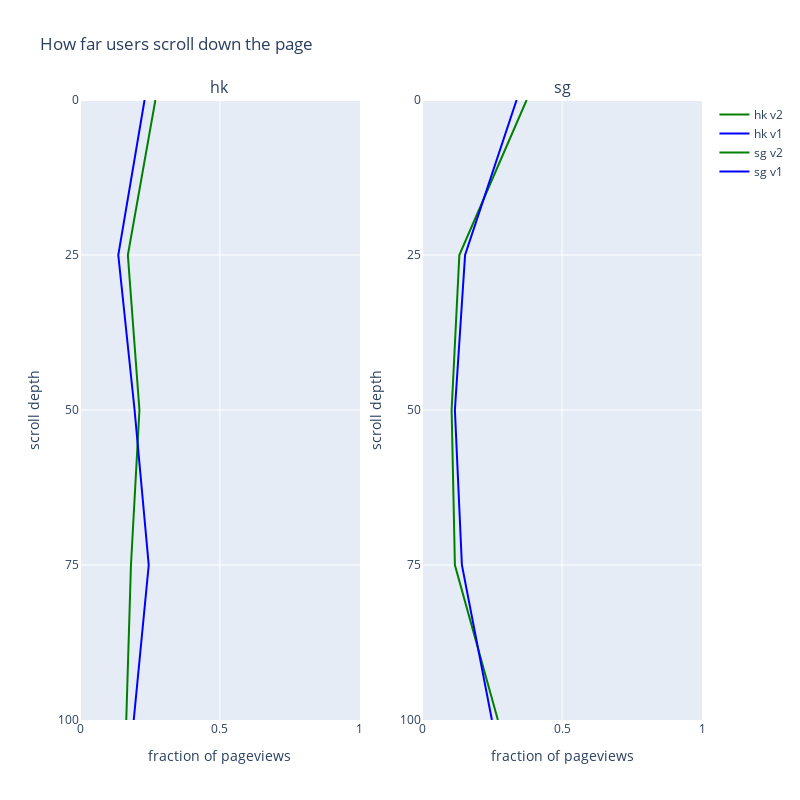

Notebook code cell kept with this figure:
### Code cell
countries = scroll_by_depth.country_code.unique()
num_countries = len(countries)
fig = py.subplots.make_subplots(rows=1, cols=num_countries, subplot_titles=countries) # plot vertically side by side
for i, country_code in enumerate(countries):
    for is_test, name, color in[(True, "v2", "green"), (False, "v1", "blue")]:
        #plot depth vertically from 0 at the top of the page.
        line_label =  " ".join([country_code, name])
        depths = scroll_by_depth[(scroll_by_depth.country_code == country_code) & (scroll_by_depth.is_test == is_test)]["max_article_read_depth"]  ## 	country_code	is_test	max_article_read_depth
        fraction_at_depths = scroll_by_depth[(scroll_by_depth.country_code == country_code) & (scroll_by_depth.is_test == is_test)]["fraction_pageviews"]
        fig.add_trace(go.Scatter(x=fraction_at_depths, y=depths, mode='lines', name=line_label, line_color=color), row=1, col=i+1)
        
    fig.update_yaxes(range = [100,0], row=1, col=i+1, tick0=0, dtick=25, title_text="scroll depth")
    fig.update_xaxes(range = [0, 1], row=1, col=i+1, title_text = "fraction of pageviews")
        
fig.update_layout(height=800, width=400* num_countries, title="How far users scroll down the page")

fig.show()

### Figure 1 — Plotly figure (JSON) as saved in the notebook; plotly's stock layout.template omitted (floating-point values rounded to 4 significant figures)
{"data": [{"line": {"color": "green"}, "mode": "lines", "name": "hk v2", "type": "scatter", "x": [0.2694, 0.171, 0.2124, 0.1821, 0.1653], "xaxis": "x", "y": [0, 25, 50, 75, 100], "yaxis": "y"}, {"line": {"color": "blue"}, "mode": "lines", "name": "hk v1", "type": "scatter", "x": [0.2307, 0.1368, 0.1951, 0.2455, 0.192], "xaxis": "x", "y": [0, 25, 50, 75, 100], "yaxis": "y"}, {"line": {"color": "green"}, "mode": "lines", "name": "sg v2", "type": "scatter", "x": [0.3734, 0.1331, 0.1055, 0.1172, 0.2708], "xaxis": "x2", "y": [0, 25, 50, 75, 100], "yaxis": "y2"}, {"line": {"color": "blue"}, "mode": "lines", "name": "sg v1", "type": "scatter", "x": [0.3377, 0.1536, 0.1172, 0.1422, 0.2494], "xaxis": "x2", "y": [0, 25, 50, 75, 100], "yaxis": "y2"}], "layout": {"annotations": [{"font": {"size": 16}, "showarrow": false, "text": "hk", "x": 0.225, "xanchor": "center", "xref": "paper", "y": 1, "yanchor": "bottom", "yref": "paper"}, {"font": {"size": 16}, "showarrow": false, "text": "sg", "x": 0.775, "xanchor": "center", "xref": "paper", "y": 1, "yanchor": "bottom", "yref": "paper"}], "height": 800, "title": {"text": "How far users scroll down the page"}, "width": 800, "xaxis": {"anchor": "y", "domain": [0, 0.45], "range": [0, 1], "title": {"text": "fraction of pageviews"}, "type": "linear"}, "xaxis2": {"anchor": "y2", "domain": [0.55, 1], "range": [0, 1], "title": {"text": "fraction of pageviews"}, "type": "linear"}, "yaxis": {"anchor": "x", "domain": [0, 1], "dtick": 25, "range": [100, 0], "tick0": 0, "title": {"text": "scroll depth"}, "type": "linear"}, "yaxis2": {"anchor": "x2", "domain": [0, 1], "dtick": 25, "range": [100, 0], "tick0": 0, "title": {"text": "scroll depth"}, "type": "linear"}}}
